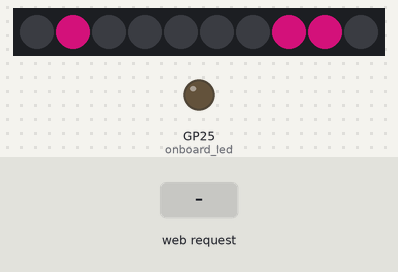
The program below on a simulated Raspberry Pi Pico running MicroPython. Shown: 10 RGB LEDs in strip order, left to right, output pins drawn as LEDs (lit = HIGH). The test bench sets the inputs (shaded band). Dim RGB values are drawn brighter than linear; WiFi joins after 1.5 s; the clock reads 2024-03-15 10:24:30 at power-on unless the program sets it; threads take turns every 2 ms; what the program prints to the serial console is not drawn.

Above: at 3.2 s.
3.3 s: HTTP request GET /mode/rainbow received
At 4.8 s:
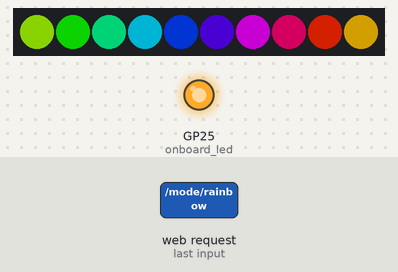
6.3 s: HTTP request GET /mode/binary received
At 9.0 s:
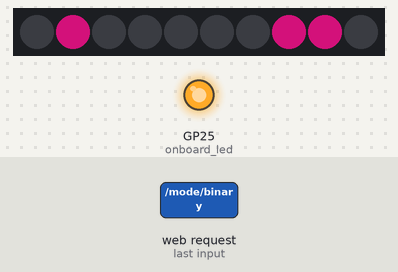
9.3 s: HTTP request GET /brightness/up received
At 11.1 s:
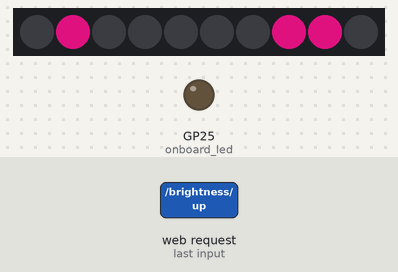
Timing chart, 0 to 21.5 s (numbered marks = the images above; inputs shaded):
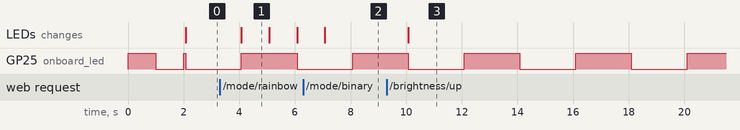

Measured:
- after the input at 3.3 s, the LEDs: change after 0.77 s (image 1)
- after the input at 6.3 s, the LEDs: change after 0.78 s (image 2)
- by itself, GP25 (onboard_led): alternates HIGH for 2.0 s and LOW for 2.0 s
- what the display in image 1 shows lasts 1.0 s, from 4.1 s to 5.1 s

The program:

main.py
```python
"""
Pimple Pink Binary Clock - MicroPython Version
A binary clock with NeoPixel display and web interface
"""

import network
import socket
import time
import machine
import neopixel
import ntptime
from machine import Pin, RTC
import _thread
import gc

# Import configuration
try:
    from config import *
except ImportError:
    # Fallback configuration if config.py is missing
    WIFI_SSID = "sistersweetheart"
    WIFI_PASSWORD = "sabrinacunningham"
    NEOPIXEL_PIN = 2
    NUM_PIXELS = 10
    TIMEZONE_OFFSET = -8
    NTP_SERVER = "pool.ntp.org"
    DEFAULT_BRIGHTNESS = 50
    DEFAULT_MODE = "binary"
    COLORS = {
        'off': (0, 0, 0),
        'on': (255, 20, 147),
        'dim': (50, 5, 30),
        'accent': (0, 255, 25)
    }

# Hardware setup
np = neopixel.NeoPixel(Pin(NEOPIXEL_PIN), NUM_PIXELS)
rtc = RTC()
onboard_led = Pin("LED", Pin.OUT)

# Global state
current_time = None
display_mode = DEFAULT_MODE
brightness = DEFAULT_BRIGHTNESS
wifi_connected = False
web_server_running = False

class BinaryClock:
    def __init__(self):
        self.display_buffer = [(0, 0, 0)] * NUM_PIXELS
        self.last_update = 0

    def clear_display(self):
        """Clear all pixels"""
        for i in range(NUM_PIXELS):
            np[i] = COLORS['off']
        np.write()

    def display_binary_time(self, hours, minutes, seconds):
        """Display time in binary format - Arduino style"""
        self.clear_display()

        # Convert to 12-hour format like Arduino
        display_hours = hours
        if display_hours > 12:
            display_hours = display_hours % 12
        if display_hours == 0:
            display_hours = 12

        # Hours (0-11) - first 4 pixels (pixels 0-3)
        for h in range(4):
            if (display_hours >> h) & 1:  # Check bit h
                color = COLORS['on']
                if brightness < 100:
                    color = tuple(int(c * brightness / 100) for c in color)
                np[h] = color
            else:
                np[h] = COLORS['off']

        # Minutes (0-59) - next 6 pixels (pixels 4-9)
        for m in range(6):
            if (minutes >> m) & 1:  # Check bit m
                color = COLORS['on']
                if brightness < 100:
                    color = tuple(int(c * brightness / 100) for c in color)
                np[m + 4] = color
            else:
                np[m + 4] = COLORS['off']

        np.write()

    def display_rainbow(self):
        """Display a rainbow pattern"""
        for i in range(NUM_PIXELS):
            hue = (i * 360 // NUM_PIXELS + time.ticks_ms() // 50) % 360
            rgb = self.hsv_to_rgb(hue, 100, brightness)
            np[i] = rgb
        np.write()

    def hsv_to_rgb(self, h, s, v):
        """Convert HSV to RGB"""
        h = h / 360.0
        s = s / 100.0
        v = v / 100.0

        i = int(h * 6.0)
        f = (h * 6.0) - i
        p = v * (1.0 - s)
        q = v * (1.0 - s * f)
        t = v * (1.0 - s * (1.0 - f))

        i = i % 6
        if i == 0:
            r, g, b = v, t, p
        elif i == 1:
            r, g, b = q, v, p
        elif i == 2:
            r, g, b = p, v, t
        elif i == 3:
            r, g, b = p, q, v
        elif i == 4:
            r, g, b = t, p, v
        elif i == 5:
            r, g, b = v, p, q

        return (int(r * 255), int(g * 255), int(b * 255))

# Initialize clock
clock = BinaryClock()

def connect_wifi():
    """Connect to WiFi network"""
    global wifi_connected

    wlan = network.WLAN(network.STA_IF)
    wlan.active(True)

    if not wlan.isconnected():
        print(f"Connecting to WiFi: {WIFI_SSID}")
        wlan.connect(WIFI_SSID, WIFI_PASSWORD)

        timeout = 10
        while timeout > 0 and not wlan.isconnected():
            print("Waiting for WiFi connection...")
            onboard_led.toggle()
            time.sleep(1)
            timeout -= 1

    if wlan.isconnected():
        wifi_connected = True
        onboard_led.on()
        network_info = wlan.ifconfig()
        print(f"WiFi connected! IP: {network_info[0]}")
        return network_info[0]
    else:
        wifi_connected = False
        onboard_led.off()
        print("WiFi connection failed")
        return None

def sync_time():
    """Synchronize time with NTP server"""
    global current_time

    if wifi_connected:
        try:
            print("Syncing time with NTP...")
            ntptime.settime()

            # Adjust for timezone
            current_time = time.localtime(time.time() + TIMEZONE_OFFSET * 3600)
            rtc.datetime((
                current_time[0],  # year
                current_time[1],  # month
                current_time[2],  # day
                current_time[6],  # weekday
                current_time[3],  # hour
                current_time[4],  # minute
                current_time[5],  # second
                0                 # subsecond
            ))
            print(f"Time synced: {current_time[3]:02d}:{current_time[4]:02d}:{current_time[5]:02d}")
            return True
        except Exception as e:
            print(f"NTP sync failed: {e}")
            return False
    return False

def get_current_time():
    """Get current time from RTC"""
    dt = rtc.datetime()
    return (dt[4], dt[5], dt[6])  # hour, minute, second

def webpage(ip_address):
    """Generate the web interface HTML"""
    current_time = get_current_time()
    time_str = f"{current_time[0]:02d}:{current_time[1]:02d}:{current_time[2]:02d}"

    html = f"""
    <!DOCTYPE html>
    <html>
    <head>
        <title>🕐 Pimple Pink Binary Clock</title>
        <meta name="viewport" content="width=device-width, initial-scale=1">
        <style>
            body {{
                background: #000;
                color: #00ff19;
                font-family: 'Courier New', monospace;
                padding: 20px;
                margin: 0;
            }}
            .header {{
                text-align: center;
                border: 2px solid #00ff19;
                padding: 20px;
                margin-bottom: 20px;
                background: rgba(0, 255, 25, 0.1);
            }}
            .status {{
                border: 1px solid #00ff19;
                padding: 15px;
                margin: 10px 0;
                background: rgba(0, 255, 25, 0.05);
            }}
            .controls {{
                display: flex;
                flex-wrap: wrap;
                gap: 10px;
                margin: 20px 0;
            }}
            button {{
                background: #000;
                color: #00ff19;
                border: 2px solid #00ff19;
                padding: 10px 20px;
                font-family: inherit;
                cursor: pointer;
                transition: all 0.3s;
            }}
            button:hover {{
                background: #00ff19;
                color: #000;
            }}
            .time-display {{
                font-size: 2em;
                text-align: center;
                margin: 20px 0;
                color: #ff1493;
            }}
            .grid {{
                display: grid;
                grid-template-columns: repeat(5, 30px);
                grid-gap: 2px;
                justify-content: center;
                margin: 20px 0;
            }}
            .pixel {{
                width: 30px;
                height: 30px;
                border: 1px solid #333;
                background: #111;
            }}
            .pixel.on {{
                background: #ff1493;
                box-shadow: 0 0 10px #ff1493;
            }}
            .slider-container {{
                margin: 20px 0;
            }}
            .slider {{
                width: 100%;
                background: #333;
                outline: none;
            }}
        </style>
        <script>
            function updateClock() {{
                fetch('/status')
                    .then(response => response.json())
                    .then(data => {{
                        document.getElementById('time').textContent = data.time;
                        document.getElementById('uptime').textContent = data.uptime;
                        // Update pixel grid if needed
                    }})
                    .catch(err => console.log('Update failed:', err));
            }}

            setInterval(updateClock, 1000);

            function sendCommand(cmd) {{
                fetch('/' + cmd)
                    .then(() => updateClock())
                    .catch(err => console.log('Command failed:', err));
            }}
        </script>
    </head>
    <body>
        <div class="header">
            <h1>🕐 Pimple Pink Binary Clock</h1>
            <p>IoT Binary Clock Control Panel</p>
        </div>

        <div class="time-display" id="time">
            {time_str}
        </div>

        <div class="status">
            <h2>System Status</h2>
            <p>✅ WiFi: Connected ({ip_address})</p>
            <p>🕒 Current Time: <span id="time">{time_str}</span></p>
            <p>⏱️ Uptime: <span id="uptime">{time.ticks_ms() // 1000}s</span></p>
            <p>🎨 Display Mode: {display_mode}</p>
            <p>💡 Brightness: {brightness}%</p>
        </div>

        <div class="controls">
            <button onclick="sendCommand('mode/binary')">Binary Mode</button>
            <button onclick="sendCommand('mode/rainbow')">Rainbow Mode</button>
            <button onclick="sendCommand('brightness/up')">Brighter</button>
            <button onclick="sendCommand('brightness/down')">Dimmer</button>
            <button onclick="sendCommand('sync')">Sync Time</button>
            <button onclick="sendCommand('clear')">Clear Display</button>
        </div>

        <div class="slider-container">
            <label for="brightness">Brightness: {brightness}%</label>
            <input type="range" id="brightness" class="slider" min="10" max="100" value="{brightness}"
                   onchange="sendCommand('brightness/' + this.value)">
        </div>

        <div class="status">
            <h3>Binary Time Explanation</h3>
            <p>• Top 2 rows: Hours (0-23) in binary</p>
            <p>• Middle 2 rows: Minutes (0-59) in binary</p>
            <p>• Bottom center: Seconds indicator (blinks)</p>
            <p>• Pink pixels = 1, Dark pixels = 0</p>
        </div>
    </body>
    </html>
    """
    return html

def handle_request(client_socket):
    """Handle incoming HTTP requests - based on working test_web.py"""
    global display_mode, brightness

    try:
        request = client_socket.recv(1024).decode()
        print(f"Request: {request.split()[0:2] if request else 'Empty'}")

        if 'GET /' in request and not any(x in request for x in ['/mode/', '/brightness/', '/sync', '/clear']):
            # Main page
            wlan = network.WLAN(network.STA_IF)
            ip = wlan.ifconfig()[0] if wlan.isconnected() else "Unknown"
            response_body = webpage(ip)
            response = f"HTTP/1.1 200 OK\r\nContent-Type: text/html\r\n\r\n{response_body}"

        elif 'GET /mode/' in request:
            # Change display mode
            if '/mode/binary' in request:
                display_mode = 'binary'
            elif '/mode/rainbow' in request:
                display_mode = 'rainbow'
            response_body = f"Mode changed to {display_mode}"
            response = f"HTTP/1.1 200 OK\r\nContent-Type: text/plain\r\n\r\n{response_body}"

        elif 'GET /brightness/' in request:
            # Change brightness
            if '/brightness/up' in request:
                brightness = min(100, brightness + 10)
            elif '/brightness/down' in request:
                brightness = max(10, brightness - 10)
            else:
                # Try to parse specific brightness value
                try:
                    parts = request.split('/')
                    for i, part in enumerate(parts):
                        if part == 'brightness' and i + 1 < len(parts):
                            brightness = max(10, min(100, int(parts[i + 1].split()[0])))
                            break
                except:
                    pass
            response_body = f"Brightness set to {brightness}%"
            response = f"HTTP/1.1 200 OK\r\nContent-Type: text/plain\r\n\r\n{response_body}"

        elif 'GET /sync' in request:
            # Sync time
            if sync_time():
                response_body = "Time synchronized"
            else:
                response_body = "Time sync failed"
            response = f"HTTP/1.1 200 OK\r\nContent-Type: text/plain\r\n\r\n{response_body}"

        elif 'GET /clear' in request:
            # Clear display
            clock.clear_display()
            response_body = "Display cleared"
            response = f"HTTP/1.1 200 OK\r\nContent-Type: text/plain\r\n\r\n{response_body}"

        else:
            # 404 Not Found
            response_body = "Not Found"
            response = f"HTTP/1.1 404 Not Found\r\nContent-Type: text/plain\r\n\r\n{response_body}"

        client_socket.send(response.encode())

    except Exception as e:
        print(f"Request handling error: {e}")

    finally:
        client_socket.close()

def web_server():
    """Run the web server - based on working test_web.py"""
    global web_server_running

    try:
        # Create socket
        server_socket = socket.socket(socket.AF_INET, socket.SOCK_STREAM)
        server_socket.setsockopt(socket.SOL_SOCKET, socket.SO_REUSEADDR, 1)
        server_socket.bind(('0.0.0.0', 80))
        server_socket.listen(1)

        wlan = network.WLAN(network.STA_IF)
        ip = wlan.ifconfig()[0] if wlan.isconnected() else "Unknown"
        print(f"🌐 Web server running on http://{ip}")
        web_server_running = True

        while True:
            try:
                client_socket, addr = server_socket.accept()
                print(f"📡 Connection from {addr}")
                handle_request(client_socket)

            except KeyboardInterrupt:
                print("\n⏹️  Stopping web server...")
                break

            except Exception as e:
                print(f"Connection error: {e}")

    except Exception as e:
        print(f"Server error: {e}")
        web_server_running = False

    finally:
        try:
            server_socket.close()
        except:
            pass

def clock_update():
    """Update the clock display"""
    while True:
        try:
            current_time = get_current_time()

            if display_mode == "binary":
                clock.display_binary_time(current_time[0], current_time[1], current_time[2])
            elif display_mode == "rainbow":
                clock.display_rainbow()

            # Heartbeat
            if time.ticks_ms() % 2000 < 100:
                onboard_led.toggle()

        except Exception as e:
            print(f"Clock update error: {e}")

        time.sleep(1)

def main():
    """Main application loop"""
    print("🕐 Pimple Pink Binary Clock Starting...")

    # Initialize display
    clock.clear_display()

    # Connect to WiFi
    ip = connect_wifi()
    if ip:
        # Sync time
        sync_time()

        print("Starting clock and web server...")

        # Start web server in separate thread
        try:
            _thread.start_new_thread(web_server, ())
            print("Web server thread started")
        except Exception as e:
            print(f"Failed to start web server thread: {e}")

        # Run clock update in main thread
        clock_update()

    else:
        print("WiFi connection failed, running in offline mode")
        # Just run the clock
        clock_update()

if __name__ == "__main__":
    try:
        main()
    except KeyboardInterrupt:
        print("Shutting down...")
        clock.clear_display()
    except Exception as e:
        print(f"Fatal error: {e}")
        clock.clear_display()
    finally:
        machine.reset() 
```

config.py
```python
# Pimple Pink Binary Clock Configuration

# WiFi Settings
WIFI_SSID = "sistersweetheart"
WIFI_PASSWORD = "sabrinacunningham"

# Hardware Configuration
NEOPIXEL_PIN = 2
NUM_PIXELS = 10  # 5x5 grid

# Time Settings
TIMEZONE_OFFSET = -8  # Hours from UTC (PST = -8, EST = -5, GMT = 0)
NTP_SERVER = "pool.ntp.org"
UPDATE_INTERVAL = 3600  # Sync time every hour (seconds)

# Display Settings
DEFAULT_BRIGHTNESS = 50  # 10-100%
DEFAULT_MODE = "binary"  # "binary" or "rainbow"

# Colors (RGB values 0-255)
COLORS = {
    'off': (0, 0, 0),
    'on': (255, 20, 147),     # Deep pink (pimple pink)
    'dim': (50, 5, 30),       # Dim pink
    'accent': (0, 255, 25),   # Bright green accent
    'error': (255, 0, 0),     # Red for errors
    'warning': (255, 255, 0)  # Yellow for warnings
}

# Web Server Settings
WEB_PORT = 80
WEB_TIMEOUT = 30  # seconds

# Debug Settings
DEBUG = True
SERIAL_DEBUG = True 
```
